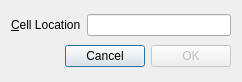
<?xml version="1.0" encoding="UTF-8"?>
<ui version="4.0">
 <class>GotoCellDialog</class>
 <widget class="QDialog" name="GotoCellDialog">
  <property name="geometry">
   <rect>
    <x>0</x>
    <y>0</y>
    <width>242</width>
    <height>82</height>
   </rect>
  </property>
  <property name="windowTitle">
   <string>Go To Cell</string>
  </property>
  <layout class="QVBoxLayout" name="verticalLayout">
   <item>
    <layout class="QHBoxLayout" name="horizontalLayout_3">
     <item>
      <layout class="QHBoxLayout" name="horizontalLayout">
       <item>
        <widget class="QLabel" name="label">
         <property name="enabled">
          <bool>true</bool>
         </property>
         <property name="text">
          <string>&amp;Cell Location</string>
         </property>
         <property name="buddy">
          <cstring>lineEdit</cstring>
         </property>
        </widget>
       </item>
      </layout>
     </item>
     <item>
      <widget class="QLineEdit" name="lineEdit">
       <property name="enabled">
        <bool>true</bool>
       </property>
      </widget>
     </item>
    </layout>
   </item>
   <item>
    <layout class="QHBoxLayout" name="horizontalLayout_2">
     <item>
      <spacer name="horizontalSpacer">
       <property name="orientation">
        <enum>Qt::Horizontal</enum>
       </property>
       <property name="sizeHint" stdset="0">
        <size>
         <width>40</width>
         <height>20</height>
        </size>
       </property>
      </spacer>
     </item>
     <item>
      <widget class="QPushButton" name="cancelButton">
       <property name="enabled">
        <bool>true</bool>
       </property>
       <property name="text">
        <string>Cancel</string>
       </property>
       <property name="autoDefault">
        <bool>false</bool>
       </property>
       <property name="default">
        <bool>true</bool>
       </property>
      </widget>
     </item>
     <item>
      <widget class="QPushButton" name="okButton">
       <property name="enabled">
        <bool>false</bool>
       </property>
       <property name="text">
        <string>OK</string>
       </property>
       <property name="autoDefault">
        <bool>false</bool>
       </property>
       <property name="default">
        <bool>false</bool>
       </property>
      </widget>
     </item>
    </layout>
   </item>
  </layout>
 </widget>
 <tabstops>
  <tabstop>lineEdit</tabstop>
  <tabstop>okButton</tabstop>
  <tabstop>cancelButton</tabstop>
 </tabstops>
 <resources/>
 <connections/>
</ui>
